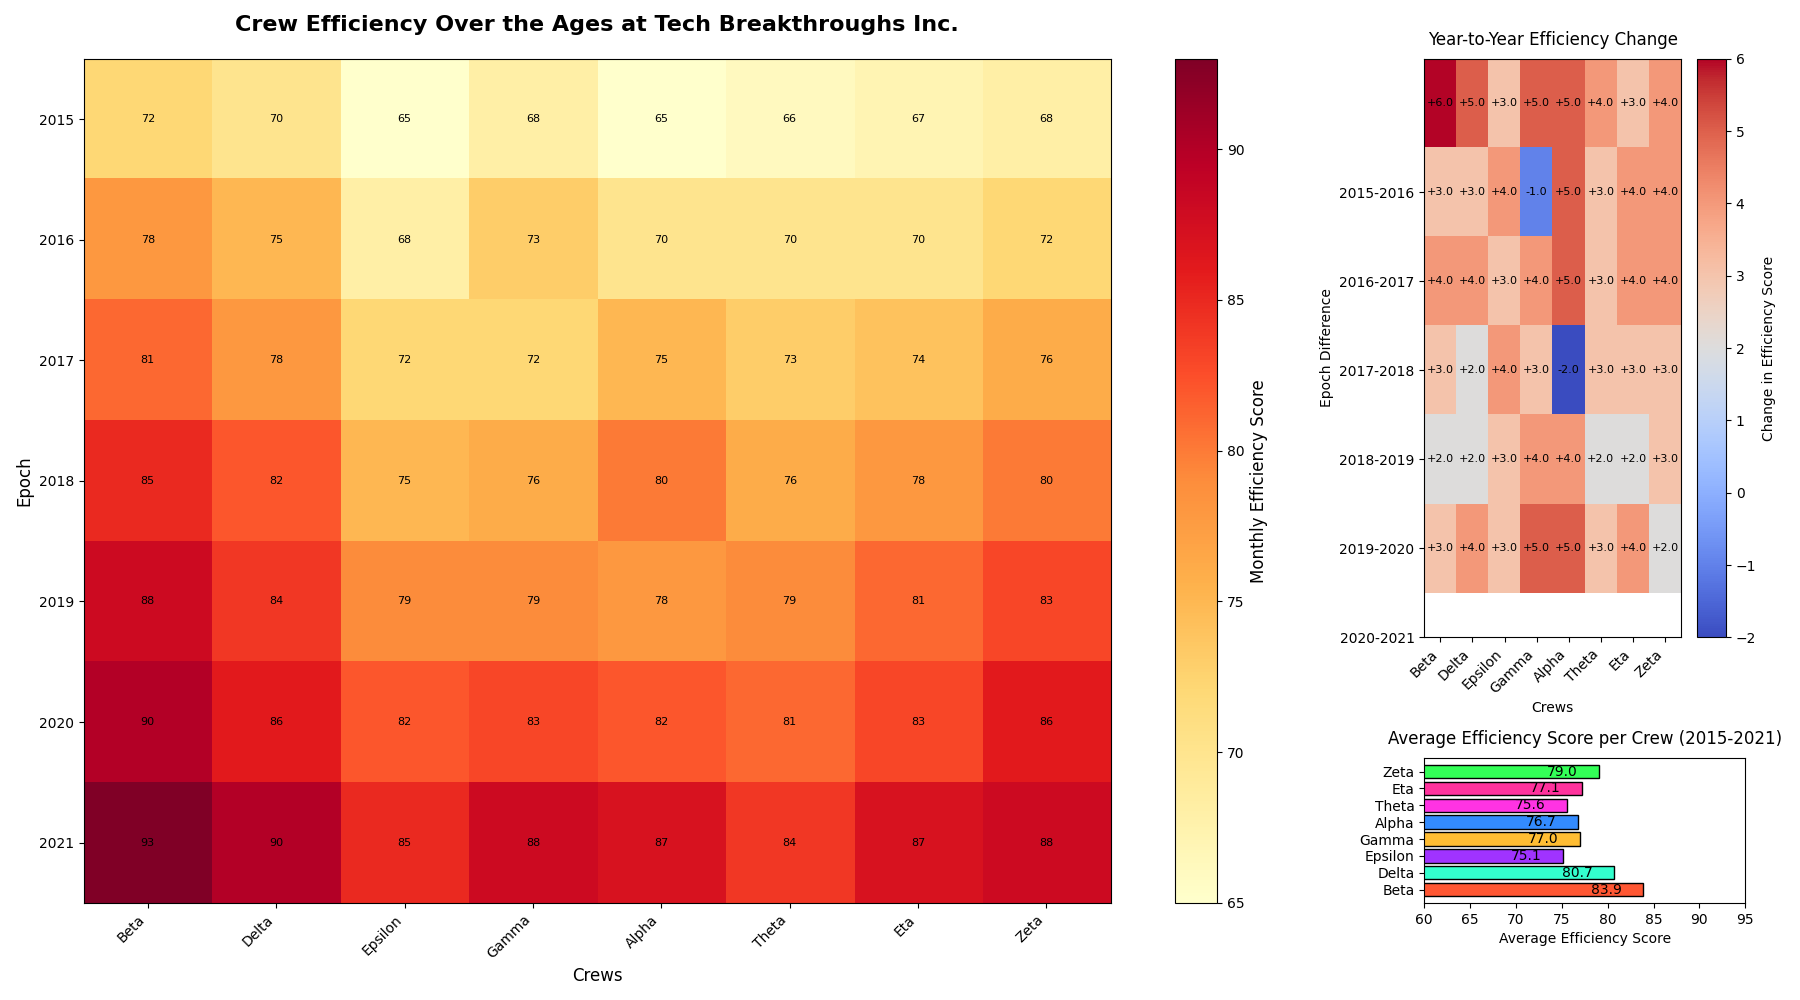

Here is the Python script that generated this plot:
import matplotlib.pyplot as plt
import numpy as np
import matplotlib.gridspec as gridspec

crews = ["Beta", "Delta", "Epsilon", "Gamma", "Alpha", "Theta", "Eta", "Zeta"]
epochs = np.arange(2015, 2022)

efficiency_data = np.array([
    [72, 78, 81, 85, 88, 90, 93],
    [70, 75, 78, 82, 84, 86, 90],
    [65, 68, 72, 75, 79, 82, 85],
    [68, 73, 72, 76, 79, 83, 88],
    [65, 70, 75, 80, 78, 82, 87],
    [66, 70, 73, 76, 79, 81, 84],
    [67, 70, 74, 78, 81, 83, 87],
    [68, 72, 76, 80, 83, 86, 88]
]).T 

average_efficiency = np.mean(efficiency_data, axis=0)

fig = plt.figure(figsize=(18, 10))
gs = gridspec.GridSpec(2, 2, height_ratios=[4, 1], width_ratios=[4, 1])

ax1 = plt.subplot(gs[:, 0])
heatmap1 = ax1.imshow(efficiency_data, cmap='YlOrRd', aspect='auto', interpolation='nearest')

ax1.set_title("Crew Efficiency Over the Ages at Tech Breakthroughs Inc.", fontsize=16, fontweight='bold', pad=20)
ax1.set_xlabel('Crews', fontsize=12)
ax1.set_ylabel('Epoch', fontsize=12)
ax1.set_xticks(np.arange(len(crews)))
ax1.set_xticklabels(crews, rotation=45, ha='right')
ax1.set_yticks(np.arange(len(epochs)))
ax1.set_yticklabels(epochs)

cbar1 = plt.colorbar(heatmap1, ax=ax1, orientation='vertical')
cbar1.set_label('Monthly Efficiency Score', fontsize=12)

for i in range(len(epochs)):
    for j in range(len(crews)):
        ax1.text(j, i, efficiency_data[i, j], ha='center', va='center', color='black', fontsize=8)

ax2 = plt.subplot(gs[1, 1])
colors = ['#FF5733', '#33FFCE', '#A033FF', '#FFBD33', '#338BFF', '#FF33E3', '#FF339D', '#33FF57']  # Manually shuffled colors
bar_chart = ax2.barh(crews, average_efficiency, color=colors, edgecolor='black')
ax2.set_title('Average Efficiency Score per Crew (2015-2021)', fontsize=12, pad=10)
ax2.set_xlabel('Average Efficiency Score', fontsize=10)
ax2.set_xlim(60, 95)

for bar in bar_chart:
    width = bar.get_width()
    ax2.text(width - 4, bar.get_y() + bar.get_height() / 2, f'{width:.1f}', va='center', ha='center', color='black', fontsize=10)

yearly_trend = np.diff(efficiency_data, axis=0)
ax3 = plt.subplot(gs[0, 1])
heatmap2 = ax3.imshow(yearly_trend, cmap='coolwarm', aspect='auto', interpolation='nearest')

ax3.set_title("Year-to-Year Efficiency Change", fontsize=12, pad=10)
ax3.set_xlabel('Crews', fontsize=10)
ax3.set_ylabel('Epoch Difference', fontsize=10)
ax3.set_xticks(np.arange(len(crews)))
ax3.set_xticklabels(crews, rotation=45, ha='right')
ax3.set_yticks(np.arange(1, len(epochs)))
ax3.set_yticklabels([f'{epochs[i-1]}-{epochs[i]}' for i in range(1, len(epochs))])

cbar2 = plt.colorbar(heatmap2, ax=ax3, orientation='vertical')
cbar2.set_label('Change in Efficiency Score', fontsize=10)

for i in range(len(yearly_trend)):
    for j in range(len(crews)):
        ax3.text(j, i, f'{yearly_trend[i, j]:+.1f}', ha='center', va='center', color='black', fontsize=8)

plt.tight_layout()
plt.show()
